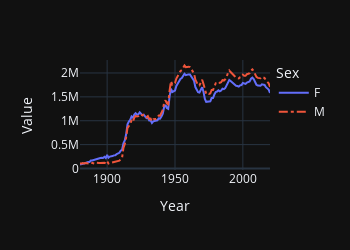

Notebook cell for this chart:
### Markdown cell above
Pivot tables are useful for quickly summarizing data using two attributes and are often seen in articles and papers.

### Code cell
fig = px.line(mf_pivot, width=350, height=250)
fig.update_traces(selector=1, line_dash='dashdot')
fig.update_yaxes(title='Value')

### Figure 1 — Plotly figure (JSON) as saved in the notebook; plotly's stock layout.template omitted (floating-point values rounded to 4 significant figures; data arrays with more than 128 entries replaced by an {"elided": "..."} marker saying what was removed)
{"data": [{"hovertemplate": "Sex=F<br>Year=%{x}<br>value=%{y}<extra></extra>", "legendgroup": "F", "line": {"color": "#636efa", "dash": "solid"}, "marker": {"symbol": "circle"}, "mode": "lines", "name": "F", "orientation": "v", "showlegend": true, "x": {"elided": "141 int values"}, "xaxis": "x", "y": {"elided": "141 int values"}, "yaxis": "y", "type": "scatter"}, {"hovertemplate": "Sex=M<br>Year=%{x}<br>value=%{y}<extra></extra>", "legendgroup": "M", "line": {"color": "#EF553B", "dash": "dashdot"}, "marker": {"symbol": "circle"}, "mode": "lines", "name": "M", "orientation": "v", "showlegend": true, "x": {"elided": "141 int values"}, "xaxis": "x", "y": {"elided": "141 int values"}, "yaxis": "y", "type": "scatter"}], "layout": {"xaxis": {"anchor": "y", "domain": [0.0, 1.0], "title": {"text": "Year"}}, "yaxis": {"anchor": "x", "domain": [0.0, 1.0], "title": {"text": "Value"}}, "legend": {"title": {"text": "Sex"}, "tracegroupgap": 0}, "margin": {"t": 60}, "height": 250, "width": 350}}
